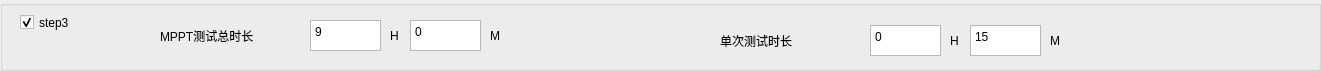
  <widget class="QGroupBox" name="groupBox_6">
   <property name="geometry">
    <rect>
     <x>0</x>
     <y>770</y>
     <width>1321</width>
     <height>71</height>
    </rect>
   </property>
   <property name="title">
    <string/>
   </property>
   <widget class="QLabel" name="label_27">
    <property name="geometry">
     <rect>
      <x>390</x>
      <y>25</y>
      <width>20</width>
      <height>21</height>
     </rect>
    </property>
    <property name="text">
     <string>H</string>
    </property>
   </widget>
   <widget class="QLabel" name="label_26">
    <property name="geometry">
     <rect>
      <x>160</x>
      <y>20</y>
      <width>131</width>
      <height>31</height>
     </rect>
    </property>
    <property name="text">
     <string>MPPT测试总时长</string>
    </property>
   </widget>
   <widget class="QCheckBox" name="checkBox_S3">
    <property name="geometry">
     <rect>
      <x>20</x>
      <y>12</y>
      <width>81</width>
      <height>21</height>
     </rect>
    </property>
    <property name="text">
     <string>step3</string>
    </property>
    <property name="checked">
     <bool>true</bool>
    </property>
   </widget>
   <widget class="QTextEdit" name="textEdit_S3_TOTAL_H">
    <property name="geometry">
     <rect>
      <x>310</x>
      <y>20</y>
      <width>71</width>
      <height>31</height>
     </rect>
    </property>
    <property name="html">
     <string>&lt;!DOCTYPE HTML PUBLIC &quot;-//W3C//DTD HTML 4.0//EN&quot; &quot;http://www.w3.org/TR/REC-html40/strict.dtd&quot;&gt;
&lt;html&gt;&lt;head&gt;&lt;meta name=&quot;qrichtext&quot; content=&quot;1&quot; /&gt;&lt;style type=&quot;text/css&quot;&gt;
p, li { white-space: pre-wrap; }
&lt;/style&gt;&lt;/head&gt;&lt;body style=&quot; font-family:'宋体'; font-size:10pt; font-weight:400; font-style:normal;&quot;&gt;
&lt;p style=&quot; margin-top:0px; margin-bottom:0px; margin-left:0px; margin-right:0px; -qt-block-indent:0; text-indent:0px;&quot;&gt;&lt;span style=&quot; font-family:'SimSun'; font-size:9pt;&quot;&gt;9&lt;/span&gt;&lt;/p&gt;&lt;/body&gt;&lt;/html&gt;</string>
    </property>
   </widget>
   <widget class="QLabel" name="label_32">
    <property name="geometry">
     <rect>
      <x>490</x>
      <y>25</y>
      <width>20</width>
      <height>21</height>
     </rect>
    </property>
    <property name="text">
     <string>M</string>
    </property>
   </widget>
   <widget class="QTextEdit" name="textEdit_S3_TOTAL_M">
    <property name="geometry">
     <rect>
      <x>410</x>
      <y>20</y>
      <width>71</width>
      <height>31</height>
     </rect>
    </property>
    <property name="html">
     <string>&lt;!DOCTYPE HTML PUBLIC &quot;-//W3C//DTD HTML 4.0//EN&quot; &quot;http://www.w3.org/TR/REC-html40/strict.dtd&quot;&gt;
&lt;html&gt;&lt;head&gt;&lt;meta name=&quot;qrichtext&quot; content=&quot;1&quot; /&gt;&lt;style type=&quot;text/css&quot;&gt;
p, li { white-space: pre-wrap; }
&lt;/style&gt;&lt;/head&gt;&lt;body style=&quot; font-family:'宋体'; font-size:10pt; font-weight:400; font-style:normal;&quot;&gt;
&lt;p style=&quot; margin-top:0px; margin-bottom:0px; margin-left:0px; margin-right:0px; -qt-block-indent:0; text-indent:0px;&quot;&gt;&lt;span style=&quot; font-family:'SimSun'; font-size:9pt;&quot;&gt;0&lt;/span&gt;&lt;/p&gt;&lt;/body&gt;&lt;/html&gt;</string>
    </property>
   </widget>
   <widget class="QLabel" name="label_33">
    <property name="geometry">
     <rect>
      <x>1050</x>
      <y>30</y>
      <width>20</width>
      <height>21</height>
     </rect>
    </property>
    <property name="text">
     <string>M</string>
    </property>
   </widget>
   <widget class="QLabel" name="label_28">
    <property name="geometry">
     <rect>
      <x>720</x>
      <y>25</y>
      <width>131</width>
      <height>31</height>
     </rect>
    </property>
    <property name="text">
     <string>单次测试时长</string>
    </property>
   </widget>
   <widget class="QTextEdit" name="textEdit_S3_PER_M">
    <property name="geometry">
     <rect>
      <x>970</x>
      <y>25</y>
      <width>71</width>
      <height>31</height>
     </rect>
    </property>
    <property name="html">
     <string>&lt;!DOCTYPE HTML PUBLIC &quot;-//W3C//DTD HTML 4.0//EN&quot; &quot;http://www.w3.org/TR/REC-html40/strict.dtd&quot;&gt;
&lt;html&gt;&lt;head&gt;&lt;meta name=&quot;qrichtext&quot; content=&quot;1&quot; /&gt;&lt;style type=&quot;text/css&quot;&gt;
p, li { white-space: pre-wrap; }
&lt;/style&gt;&lt;/head&gt;&lt;body style=&quot; font-family:'宋体'; font-size:10pt; font-weight:400; font-style:normal;&quot;&gt;
&lt;p style=&quot; margin-top:0px; margin-bottom:0px; margin-left:0px; margin-right:0px; -qt-block-indent:0; text-indent:0px;&quot;&gt;&lt;span style=&quot; font-family:'SimSun'; font-size:9pt;&quot;&gt;15&lt;/span&gt;&lt;/p&gt;&lt;/body&gt;&lt;/html&gt;</string>
    </property>
   </widget>
   <widget class="QTextEdit" name="textEdit_S3_PER_H">
    <property name="geometry">
     <rect>
      <x>870</x>
      <y>25</y>
      <width>71</width>
      <height>31</height>
     </rect>
    </property>
    <property name="html">
     <string>&lt;!DOCTYPE HTML PUBLIC &quot;-//W3C//DTD HTML 4.0//EN&quot; &quot;http://www.w3.org/TR/REC-html40/strict.dtd&quot;&gt;
&lt;html&gt;&lt;head&gt;&lt;meta name=&quot;qrichtext&quot; content=&quot;1&quot; /&gt;&lt;style type=&quot;text/css&quot;&gt;
p, li { white-space: pre-wrap; }
&lt;/style&gt;&lt;/head&gt;&lt;body style=&quot; font-family:'宋体'; font-size:10pt; font-weight:400; font-style:normal;&quot;&gt;
&lt;p style=&quot; margin-top:0px; margin-bottom:0px; margin-left:0px; margin-right:0px; -qt-block-indent:0; text-indent:0px;&quot;&gt;&lt;span style=&quot; font-family:'SimSun'; font-size:9pt;&quot;&gt;0&lt;/span&gt;&lt;/p&gt;&lt;/body&gt;&lt;/html&gt;</string>
    </property>
   </widget>
   <widget class="QLabel" name="label_30">
    <property name="geometry">
     <rect>
      <x>950</x>
      <y>30</y>
      <width>20</width>
      <height>21</height>
     </rect>
    </property>
    <property name="text">
     <string>H</string>
    </property>
   </widget>
  </widget>
